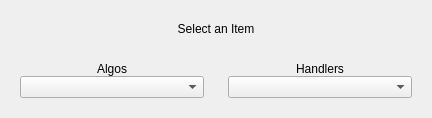
<?xml version="1.0" encoding="UTF-8"?>
<ui version="4.0">
 <class>OutputSelectItem</class>
 <widget class="QWidget" name="OutputSelectItem">
  <property name="geometry">
   <rect>
    <x>0</x>
    <y>0</y>
    <width>432</width>
    <height>118</height>
   </rect>
  </property>
  <property name="sizePolicy">
   <sizepolicy hsizetype="Maximum" vsizetype="Maximum">
    <horstretch>0</horstretch>
    <verstretch>0</verstretch>
   </sizepolicy>
  </property>
  <property name="windowTitle">
   <string>outputSelectItem</string>
  </property>
  <layout class="QVBoxLayout" name="verticalLayout">
   <item>
    <widget class="QLabel" name="label">
     <property name="text">
      <string>Select an Item</string>
     </property>
     <property name="alignment">
      <set>Qt::AlignCenter</set>
     </property>
    </widget>
   </item>
   <item>
    <layout class="QHBoxLayout" name="mainHLayout">
     <item>
      <widget class="QWidget" name="blockWidget" native="true">
       <layout class="QVBoxLayout" name="blockVLayout">
        <property name="spacing">
         <number>0</number>
        </property>
        <item>
         <widget class="QLabel" name="blockLabel">
          <property name="text">
           <string>Algos</string>
          </property>
          <property name="alignment">
           <set>Qt::AlignCenter</set>
          </property>
         </widget>
        </item>
        <item>
         <widget class="QComboBox" name="blockComboBox">
          <property name="sizePolicy">
           <sizepolicy hsizetype="Minimum" vsizetype="Fixed">
            <horstretch>0</horstretch>
            <verstretch>0</verstretch>
           </sizepolicy>
          </property>
         </widget>
        </item>
       </layout>
      </widget>
     </item>
     <item>
      <widget class="QWidget" name="handlerBox" native="true">
       <layout class="QVBoxLayout" name="handlerVLayout">
        <property name="spacing">
         <number>0</number>
        </property>
        <item>
         <widget class="QLabel" name="handlerLabel">
          <property name="text">
           <string>Handlers</string>
          </property>
          <property name="alignment">
           <set>Qt::AlignCenter</set>
          </property>
         </widget>
        </item>
        <item>
         <widget class="QComboBox" name="handlerComboBox">
          <property name="sizePolicy">
           <sizepolicy hsizetype="Minimum" vsizetype="Fixed">
            <horstretch>0</horstretch>
            <verstretch>0</verstretch>
           </sizepolicy>
          </property>
         </widget>
        </item>
       </layout>
      </widget>
     </item>
    </layout>
   </item>
  </layout>
 </widget>
 <resources/>
 <connections/>
</ui>
